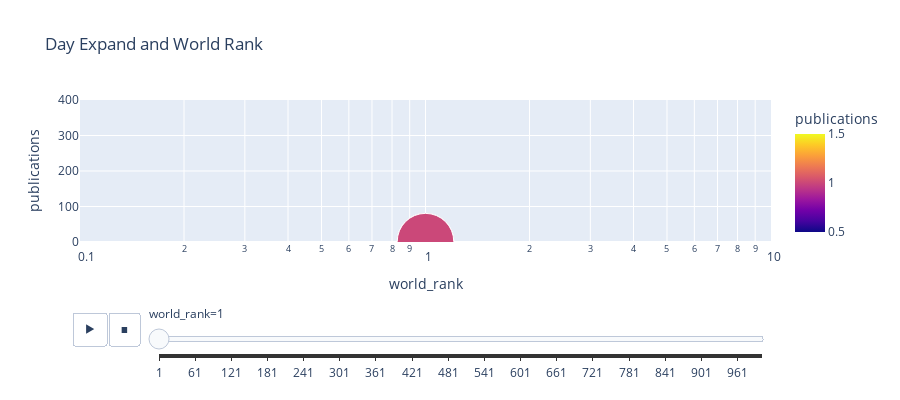

Notebook code cell kept with this figure:
### Code cell
px.scatter(data_frame=university_raw_df,
                x= 'world_rank',
                y='publications',
                size='year',
                color='publications',
                title= 'Day Expand and World Rank',
                labels= {'world_rank': 'world_rank',
                         'year': 'Year Expand'},
                log_x= True,
                range_y= [0,400],
                hover_name= 'institution',
                animation_frame='world_rank',
                height= 400,
                size_max=40)
